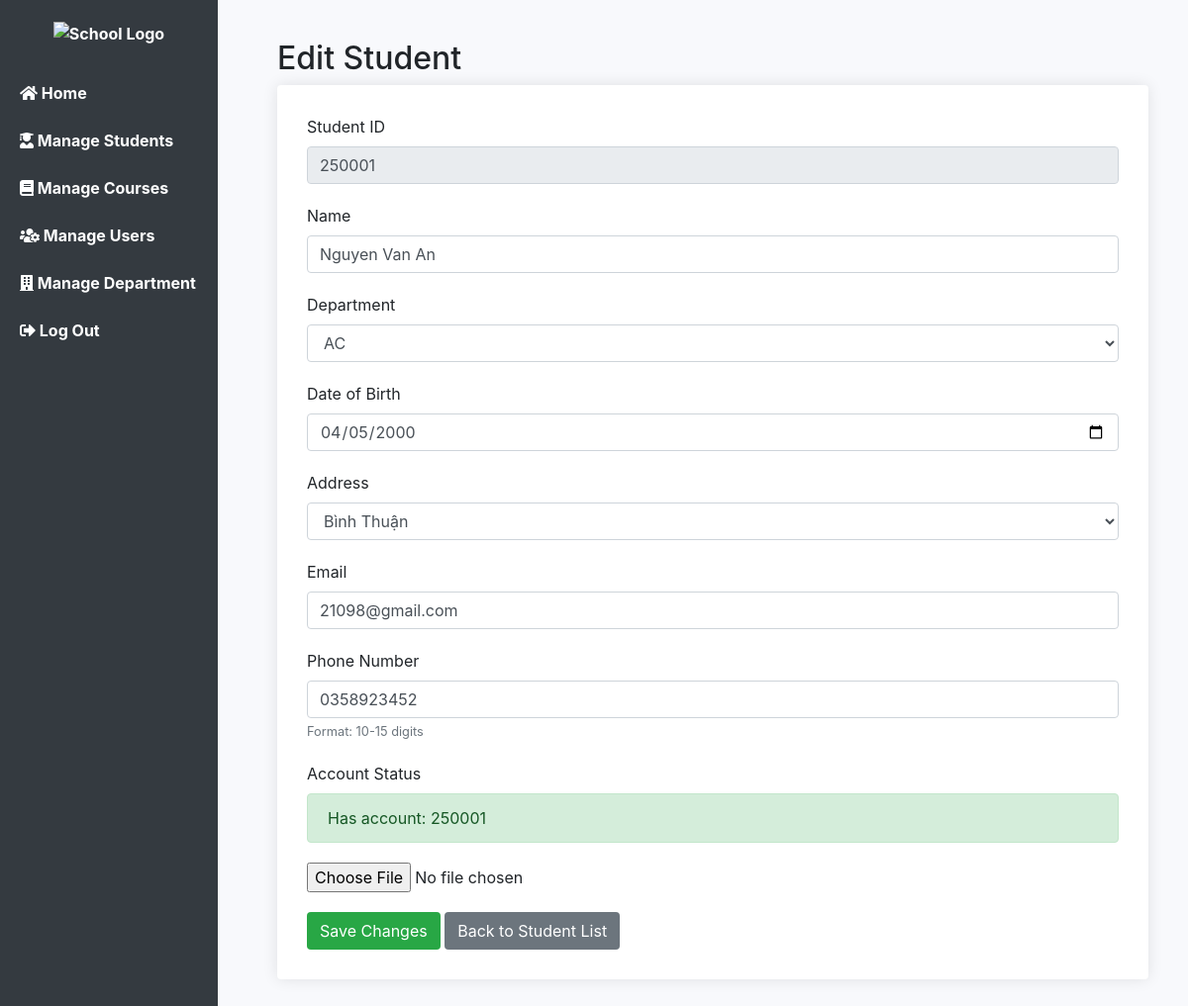
Screenshot of /Midterm/edit_student.php?id=250001 (signed in) with the database file from the repository.
### tables this page shows
CREATE TABLE `student` (
  `student_id` int(11) NOT NULL,
  `student_name` varchar(100) NOT NULL,
  `dep_id` varchar(10) NOT NULL,
  `dob` date NOT NULL,
  `address` varchar(100) NOT NULL,
  `email` varchar(100) NOT NULL,
  `password` varchar(50) NOT NULL,
  `phone_number` varchar(20) NOT NULL,
  `img` text NOT NULL
);

CREATE TABLE `d` (
  `dep_id` varchar(11) NOT NULL,
  `dep_name` varchar(100) NOT NULL,
  `dep_email` varchar(50) NOT NULL,
  `dep_password` varchar(50) NOT NULL,
  `location` varchar(100) NOT NULL,
  `status` varchar(50) NOT NULL
);

CREATE TABLE `users` (
  `id` int(11) NOT NULL,
  `student_id` int(11) DEFAULT NULL,
  `username` varchar(50) NOT NULL,
  `password` varchar(255) NOT NULL,
  `role` varchar(25) NOT NULL
);

### Midterm/edit_student.php (the view, shortened to what this page needs)
<?php
include 'db.php';
$provinces = json_decode(file_get_contents('provinces.json'), true);
$student_id = $_GET['id'];
$departments = $conn->query("SELECT * FROM d")->fetch_all(MYSQLI_ASSOC);
$sql = "SELECT * FROM student WHERE student_id = '$student_id'";
$result = $conn->query($sql);
$row = $result->fetch_assoc();
?>
<!DOCTYPE html>
<html lang="en">
<head>
    <link href="https://stackpath.bootstrapcdn.com/bootstrap/4.5.2/css/bootstrap.min.css" rel="stylesheet">
    <link href="https://cdnjs.cloudflare.com/ajax/libs/font-awesome/5.15.4/css/all.min.css" rel="stylesheet">
</head>
<body>
<?php include 'sidebar.php'; ?>
<div class="content">
    <h2>Edit Student</h2>
    <div class="card">
        <form method="POST">
            <div class="form-group">
                <label>Student ID</label>
                <input type="text" class="form-control" value="<?php echo htmlspecialchars($row['student_id']); ?>" disabled>
            </div>
            <div class="form-group">
                <label>Name</label>
                <input type="text" name="student_name" class="form-control" value="<?php echo htmlspecialchars($row['student_name']); ?>" required>
            </div>
            <div class="form-group">
                <label>Department</label>
                <select name="dep_id" class="form-control" required>
                    <?php foreach ($departments as $department): ?>
                        <option value="<?php echo htmlspecialchars($department['dep_id']); ?>"
                            <?php echo ($row['dep_id'] == $department['dep_id']) ? 'selected' : ''; ?>>
                            <?php echo htmlspecialchars($department['dep_name']); ?>
                        </option>
                    <?php endforeach; ?>
                </select>
            </div>
            <div class="form-group">
                <label>Date of Birth</label>
                <input type="date" name="dob" class="form-control" value="<?php echo htmlspecialchars($row['dob']); ?>" required>
            </div>
            <div class="form-group">
                <label>Address</label>
                <select name="address" class="form-control select2-province" required>
                    <?php foreach($provinces as $province): ?>
                        <option value="<?php echo htmlspecialchars($province); ?>"
    <?php echo ($row['address'] == $province) ? 'selected' : ''; ?>>
    <?php echo htmlspecialchars($province); ?>
</option>
                    <?php endforeach; ?>
                </select>
            </div>
            <div class="form-group">
                <label>Email</label>
                <input type="email" name="email" class="form-control" value="<?php echo htmlspecialchars($row['email']); ?>" required>
            </div>
            <div class="form-group">
                <label>Phone Number</label>
                <input type="text" name="phone_number" class="form-control" value="<?php echo htmlspecialchars($row['phone_number']); ?>" required>
                <small class="form-text text-muted">Format: 10-15 digits</small>
            </div>
            <div class="form-group">
                <label>Account Status</label>
                <?php
                $account = $conn->query("SELECT username FROM users WHERE student_id = '".$row['student_id']."'")->fetch_assoc();
                if ($account): ?>
                    <div class="alert alert-success">
                        Has account: <?php echo htmlspecialchars($account['username']); ?>
                    </div>
                <?php else: ?>
                    <div class="alert alert-warning">No account assigned</div>
                <?php endif; ?>
            </div>
            <div class="form-group"><input type="file" name="profile_picture" accept="image/*"></div>
            <button type="submit" class="btn btn-save">Save Changes</button>
            <a href="view.php" class="btn btn-back">Back to Student List</a>
        </form>
    </div>
</div>
</body>
</html>

### Midterm/edit_student.php (style rules this page uses)
body { background-color: #f8f9fc; }
.content { margin-left: 240px; padding: 40px; }
.card { border: none; box-shadow: 0 0 15px rgba(0,0,0,0.1); padding: 30px; }
.form-group { margin-bottom: 20px; }
.btn-save { background-color: #28a745; color: white; }
.btn-back { background-color: #6c757d; color: white; }

### rows the page displays
student: student_id "250001", student_name "Nguyen Van An", dep_id "AC", dob "04/05/2000", address "Bình Thuận", email "21098@gmail.com", phone_number "0358923452"
users: username "250001"
